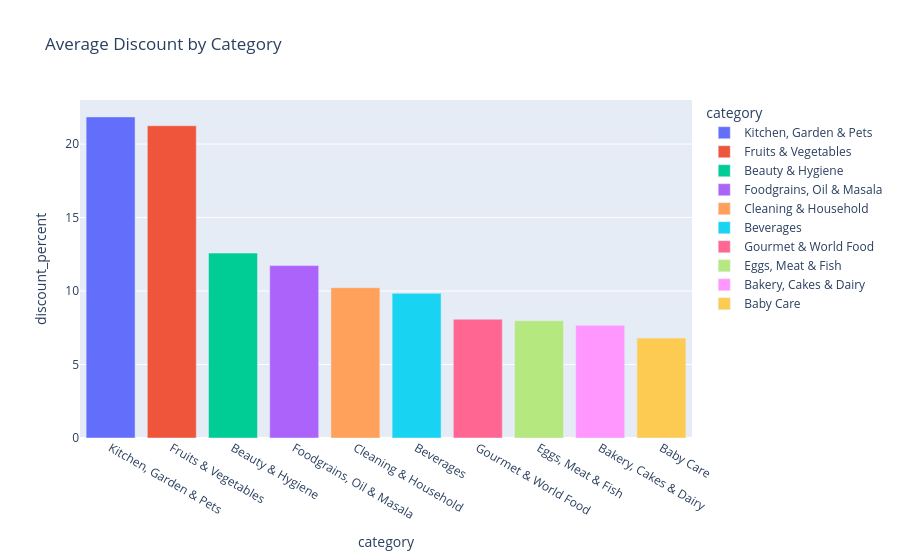

Notebook source saved alongside this figure:
### Markdown cell above
- A strong positive relationship is observed between market price and sale price  
- Most data points lie below the diagonal trend, indicating that products are generally sold at a discount  
- The spread increases as prices increase, suggesting higher variability in discounts for expensive products  
- A few scattered points indicate possible anomalies or products with unusual pricing patterns  
- The dense clustering in lower price ranges shows that most products are priced affordably

### Code cell
#discount% by category
cat_discount = df.groupby('category')['discount_percent'].mean().sort_values(ascending=False).head(10).reset_index()
fig = px.bar(cat_discount,x='category',y='discount_percent',color='category',title='Average Discount by Category')
fig.show()

### Figure 1 — Plotly figure (JSON) as saved in the notebook; plotly's stock layout.template omitted (floating-point values rounded to 4 significant figures)
{"data": [{"hovertemplate": "category=%{x}<br>discount_percent=%{y}<extra></extra>", "legendgroup": "Kitchen, Garden & Pets", "marker": {"color": "#636efa", "pattern": {"shape": ""}}, "name": "Kitchen, Garden & Pets", "orientation": "v", "showlegend": true, "textposition": "auto", "type": "bar", "x": ["Kitchen, Garden & Pets"], "xaxis": "x", "y": [21.85], "yaxis": "y"}, {"hovertemplate": "category=%{x}<br>discount_percent=%{y}<extra></extra>", "legendgroup": "Fruits & Vegetables", "marker": {"color": "#EF553B", "pattern": {"shape": ""}}, "name": "Fruits & Vegetables", "orientation": "v", "showlegend": true, "textposition": "auto", "type": "bar", "x": ["Fruits & Vegetables"], "xaxis": "x", "y": [21.25], "yaxis": "y"}, {"hovertemplate": "category=%{x}<br>discount_percent=%{y}<extra></extra>", "legendgroup": "Beauty & Hygiene", "marker": {"color": "#00cc96", "pattern": {"shape": ""}}, "name": "Beauty & Hygiene", "orientation": "v", "showlegend": true, "textposition": "auto", "type": "bar", "x": ["Beauty & Hygiene"], "xaxis": "x", "y": [12.58], "yaxis": "y"}, {"hovertemplate": "category=%{x}<br>discount_percent=%{y}<extra></extra>", "legendgroup": "Foodgrains, Oil & Masala", "marker": {"color": "#ab63fa", "pattern": {"shape": ""}}, "name": "Foodgrains, Oil & Masala", "orientation": "v", "showlegend": true, "textposition": "auto", "type": "bar", "x": ["Foodgrains, Oil & Masala"], "xaxis": "x", "y": [11.73], "yaxis": "y"}, {"hovertemplate": "category=%{x}<br>discount_percent=%{y}<extra></extra>", "legendgroup": "Cleaning & Household", "marker": {"color": "#FFA15A", "pattern": {"shape": ""}}, "name": "Cleaning & Household", "orientation": "v", "showlegend": true, "textposition": "auto", "type": "bar", "x": ["Cleaning & Household"], "xaxis": "x", "y": [10.23], "yaxis": "y"}, {"hovertemplate": "category=%{x}<br>discount_percent=%{y}<extra></extra>", "legendgroup": "Beverages", "marker": {"color": "#19d3f3", "pattern": {"shape": ""}}, "name": "Beverages", "orientation": "v", "showlegend": true, "textposition": "auto", "type": "bar", "x": ["Beverages"], "xaxis": "x", "y": [9.841], "yaxis": "y"}, {"hovertemplate": "category=%{x}<br>discount_percent=%{y}<extra></extra>", "legendgroup": "Gourmet & World Food", "marker": {"color": "#FF6692", "pattern": {"shape": ""}}, "name": "Gourmet & World Food", "orientation": "v", "showlegend": true, "textposition": "auto", "type": "bar", "x": ["Gourmet & World Food"], "xaxis": "x", "y": [8.08], "yaxis": "y"}, {"hovertemplate": "category=%{x}<br>discount_percent=%{y}<extra></extra>", "legendgroup": "Eggs, Meat & Fish", "marker": {"color": "#B6E880", "pattern": {"shape": ""}}, "name": "Eggs, Meat & Fish", "orientation": "v", "showlegend": true, "textposition": "auto", "type": "bar", "x": ["Eggs, Meat & Fish"], "xaxis": "x", "y": [7.972], "yaxis": "y"}, {"hovertemplate": "category=%{x}<br>discount_percent=%{y}<extra></extra>", "legendgroup": "Bakery, Cakes & Dairy", "marker": {"color": "#FF97FF", "pattern": {"shape": ""}}, "name": "Bakery, Cakes & Dairy", "orientation": "v", "showlegend": true, "textposition": "auto", "type": "bar", "x": ["Bakery, Cakes & Dairy"], "xaxis": "x", "y": [7.671], "yaxis": "y"}, {"hovertemplate": "category=%{x}<br>discount_percent=%{y}<extra></extra>", "legendgroup": "Baby Care", "marker": {"color": "#FECB52", "pattern": {"shape": ""}}, "name": "Baby Care", "orientation": "v", "showlegend": true, "textposition": "auto", "type": "bar", "x": ["Baby Care"], "xaxis": "x", "y": [6.8], "yaxis": "y"}], "layout": {"barmode": "relative", "legend": {"title": {"text": "category"}, "tracegroupgap": 0}, "title": {"text": "Average Discount by Category"}, "xaxis": {"anchor": "y", "categoryarray": ["Kitchen, Garden & Pets", "Fruits & Vegetables", "Beauty & Hygiene", "Foodgrains, Oil & Masala", "Cleaning & Household", "Beverages", "Gourmet & World Food", "Eggs, Meat & Fish", "Bakery, Cakes & Dairy", "Baby Care"], "categoryorder": "array", "domain": [0, 1], "title": {"text": "category"}}, "yaxis": {"anchor": "x", "domain": [0, 1], "title": {"text": "discount_percent"}}}}
